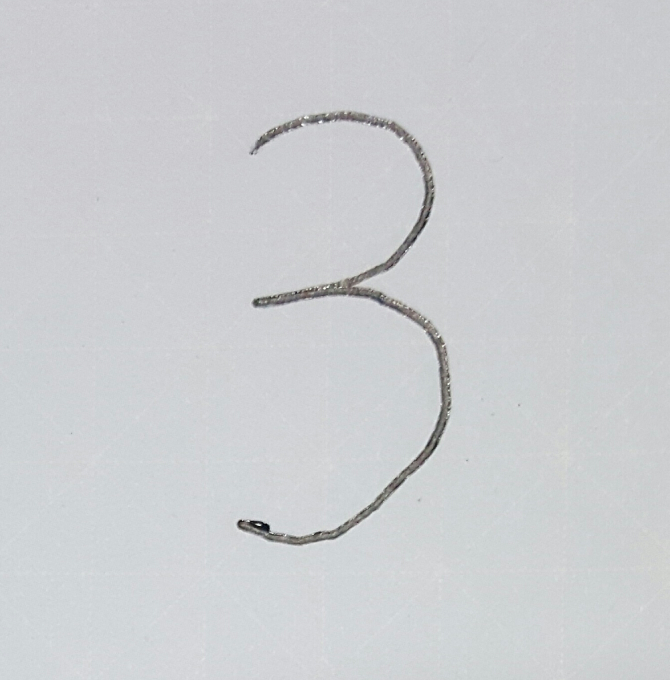
#> input picture samples/test_digit.png, 1339 x 1360 px (shown at 1/2 size)
$ python -i segmentation.py   (imports and definitions only)
#> lines starting #> are read from the running program, lines starting #| are printed output that depends on the picture; after the words box and inside, x2 and y2 are one past the last pixel; in counts of white or black regions, pixels touching at a corner belong together
### src/preprocessing.py
from pathlib import Path

import cv2
import numpy as np
from PIL import Image, UnidentifiedImageError
from torchvision import transforms


IMAGE_SIZE = 28
PADDING = 4


def _load_grayscale(image_path):
    image_path = Path(image_path)
    if not image_path.exists():
        raise FileNotFoundError(f"Image file not found: {image_path}")

    try:
        image = Image.open(image_path)
        if image.mode in ("RGBA", "LA"):
            background = Image.new("RGBA", image.size, (255, 255, 255, 255))
            image = Image.alpha_composite(background, image.convert("RGBA"))
        return np.array(image.convert("L"))
    except UnidentifiedImageError as exc:
        raise ValueError(f"Unsupported or invalid image file: {image_path}") from exc


def _background_is_light(gray_image):
    border_pixels = np.concatenate(
        [
            gray_image[0, :],
            gray_image[-1, :],
            gray_image[:, 0],
            gray_image[:, -1],
        ]
    )
    return border_pixels.mean() > 127


def _make_foreground_light(gray_image):
    if _background_is_light(gray_image):
        return 255 - gray_image
    return gray_image


def _binarize(gray_image):
    blurred = cv2.GaussianBlur(gray_image, (3, 3), 0)
    _, binary = cv2.threshold(
        blurred,
        0,
        255,
        cv2.THRESH_BINARY + cv2.THRESH_OTSU,
    )
    return binary


def _crop_to_content(binary_image):
    points = cv2.findNonZero(binary_image)
    if points is None:
        return binary_image

    x, y, width, height = cv2.boundingRect(points)
    return binary_image[y : y + height, x : x + width]


def _normalize_digit_strokes(binary_image):
    kernel = cv2.getStructuringElement(cv2.MORPH_ELLIPSE, (2, 2))
    normalized = cv2.morphologyEx(binary_image, cv2.MORPH_CLOSE, kernel)

    foreground_ratio = float(np.count_nonzero(normalized)) / normalized.size
    if foreground_ratio < 0.18:
        normalized = cv2.dilate(normalized, kernel, iterations=1)

    return _crop_to_content(normalized)


def _resize_and_center(binary_image, image_size=IMAGE_SIZE, padding=PADDING):
    height, width = binary_image.shape
    inner_size = image_size - 2 * padding

    scale = min(inner_size / width, inner_size / height)
    new_width = max(1, int(round(width * scale)))
    new_height = max(1, int(round(height * scale)))

    interpolation = cv2.INTER_AREA if scale < 1 else cv2.INTER_LINEAR
    resized = cv2.resize(binary_image, (new_width, new_height), interpolation=interpolation)

    canvas = np.zeros((image_size, image_size), dtype=np.uint8)
    top = (image_size - new_height) // 2
    left = (image_size - new_width) // 2
    canvas[top : top + new_height, left : left + new_width] = resized

    return canvas


def digit_array_to_tensor(image_array):
    image = Image.fromarray(image_array.astype(np.uint8))
    return transforms.ToTensor()(image).unsqueeze(0)


# [4 lines left out: function preprocess_digit_array, not called in this run]


def preprocess_digit_array_from_gray(gray_image):
    foreground_light = _make_foreground_light(gray_image)
    binary_image = _binarize(foreground_light)
    cropped_image = _normalize_digit_strokes(_crop_to_content(binary_image))
    return _resize_and_center(cropped_image)


def preprocess_digit_image(image_path):
    centered_image = preprocess_digit_array(image_path)
    return digit_array_to_tensor(centered_image)


# [6 lines left out: function save_processed_digit, not called in this run]

### src/segmentation.py
from dataclasses import dataclass
from pathlib import Path

import cv2
import numpy as np
from PIL import Image

from preprocessing import (
    _background_is_light,
    _crop_to_content,
    _load_grayscale,
    _resize_and_center,
    digit_array_to_tensor,
    preprocess_digit_array_from_gray,
)


@dataclass(frozen=True)
class DigitSegment:
    index: int
    bbox: tuple[int, int, int, int]
    image_array: np.ndarray
    kind: str = "digit"


@dataclass(frozen=True)
class _SymbolBox:
    bbox: tuple[int, int, int, int]
    area: float
    kind: str

    @property
    def x(self):
        return self.bbox[0]

    @property
    def y(self):
        return self.bbox[1]

    @property
    def width(self):
        return self.bbox[2]

    @property
    def height(self):
        return self.bbox[3]

    @property
    def center_y(self):
        return self.y + self.height / 2

    @property
    def center_x(self):
        return self.x + self.width / 2


def _padded_bbox(x, y, width, height, image_width, image_height):
    padding = max(3, int(round(max(width, height) * 0.22)))
    left = max(0, x - padding)
    top = max(0, y - padding)
    right = min(image_width, x + width + padding)
    bottom = min(image_height, y + height + padding)
    return left, top, right - left, bottom - top


def _find_raw_boxes(binary_image):
    contours, _ = cv2.findContours(
        binary_image,
        cv2.RETR_EXTERNAL,
        cv2.CHAIN_APPROX_SIMPLE,
    )

    image_height, image_width = binary_image.shape
    boxes = []

    for contour in contours:
        x, y, width, height = cv2.boundingRect(contour)
        area = cv2.contourArea(contour)
        if area < 10 or width < 3 or height < 3:
            continue
        if width > image_width * 0.8 and height > image_height * 0.8:
            continue
        boxes.append((x, y, width, height, area))

    return boxes


def _estimate_digit_height(raw_boxes, image_height):
    likely_digit_heights = [
        height
        for _, _, width, height, area in raw_boxes
        if height >= image_height * 0.04 and width >= 6 and area >= 30
    ]
    if not likely_digit_heights:
        likely_digit_heights = [height for _, _, _, height, _ in raw_boxes]
    if not likely_digit_heights:
        return 0
    return float(np.median(likely_digit_heights))


def _classify_boxes(raw_boxes, image_width, image_height):
    digit_height = _estimate_digit_height(raw_boxes, image_height)
    if digit_height <= 0:
        return []

    symbols = []
    for x, y, width, height, area in raw_boxes:
        padded_bbox = _padded_bbox(x, y, width, height, image_width, image_height)
        is_digit = height >= digit_height * 0.45 and width >= 4
        is_dot = (
            height <= digit_height * 0.35
            and width <= digit_height * 0.35
            and area >= 12
        )

        if is_digit:
            symbols.append(_SymbolBox(padded_bbox, area, "digit"))
        elif is_dot:
            symbols.append(_SymbolBox(padded_bbox, area, "dot"))

    return symbols


def _group_digit_boxes_by_line(digit_boxes):
    if not digit_boxes:
        return []

    median_height = float(np.median([box.height for box in digit_boxes]))
    line_tolerance = max(10, median_height * 0.65)
    lines = []

    for box in sorted(digit_boxes, key=lambda item: item.center_y):
        matching_line = None
        for line in lines:
            line_center = np.mean([item.center_y for item in line])
            if abs(box.center_y - line_center) <= line_tolerance:
                matching_line = line
                break

        if matching_line is None:
            lines.append([box])
        else:
            matching_line.append(box)

    return sorted(lines, key=lambda line: np.mean([item.center_y for item in line]))


def _dot_belongs_to_line(dot_box, line):
    min_x = min(box.x for box in line)
    max_x = max(box.x + box.width for box in line)
    min_y = min(box.y for box in line)
    max_y = max(box.y + box.height for box in line)
    median_height = float(np.median([box.height for box in line]))

    within_y = min_y - median_height * 0.25 <= dot_box.center_y <= max_y + median_height * 0.25
    within_x = min_x - median_height * 0.5 <= dot_box.x <= max_x + median_height * 0.5
    return within_x and within_y


def _decimal_dots_for_line(dot_boxes, line):
    line = sorted(line, key=lambda item: item.x)
    median_height = float(np.median([box.height for box in line]))
    line_top = min(box.y for box in line)
    line_bottom = max(box.y + box.height for box in line)
    lower_half_start = line_top + (line_bottom - line_top) * 0.45

    decimal_dots = []
    for previous_digit, next_digit in zip(line, line[1:]):
        digit_gap = next_digit.x - (previous_digit.x + previous_digit.width)
        center_gap = (next_digit.x + next_digit.width / 2) - (
            previous_digit.x + previous_digit.width / 2
        )
        if digit_gap > median_height * 0.45 or center_gap > median_height * 1.2:
            continue

        previous_center_x = previous_digit.x + previous_digit.width / 2
        next_center_x = next_digit.x + next_digit.width / 2
        candidates = [
            dot
            for dot in dot_boxes
            if _dot_belongs_to_line(dot, line)
            and previous_center_x < dot.x + dot.width / 2 < next_center_x
            and dot.center_y >= lower_half_start
        ]
        if candidates:
            decimal_dots.append(max(candidates, key=lambda dot: dot.area))

    return decimal_dots


def _sort_symbols_reading_order(symbols):
    digit_boxes = [symbol for symbol in symbols if symbol.kind == "digit"]
    dot_boxes = [symbol for symbol in symbols if symbol.kind == "dot"]
    lines = _group_digit_boxes_by_line(digit_boxes)

    ordered_symbols = []
    for line in lines:
        line_symbols = list(line)
        line_symbols.extend(_decimal_dots_for_line(dot_boxes, line))
        ordered_symbols.extend(sorted(line_symbols, key=lambda item: item.center_x))

    return ordered_symbols


def _binarize_for_segmentation(gray_image):
    blurred = cv2.GaussianBlur(gray_image, (3, 3), 0)
    threshold_type = cv2.THRESH_BINARY_INV if _background_is_light(gray_image) else cv2.THRESH_BINARY
    binary_image = cv2.adaptiveThreshold(
        blurred,
        255,
        cv2.ADAPTIVE_THRESH_GAUSSIAN_C,
        threshold_type,
        51,
        11,
    )
    kernel = cv2.getStructuringElement(cv2.MORPH_RECT, (2, 2))
    return cv2.morphologyEx(binary_image, cv2.MORPH_OPEN, kernel)


def _find_symbol_boxes(binary_image):
    image_height, image_width = binary_image.shape
    raw_boxes = _find_raw_boxes(binary_image)
    symbols = _classify_boxes(raw_boxes, image_width, image_height)
    return _sort_symbols_reading_order(symbols)


def segment_symbols(image_path):
    image_path = Path(image_path)
    gray_image = _load_grayscale(image_path)
#> in _load_grayscale, image is the input picture: PIL image 1339x1360 RGB; mean R, G, B 203.6, 205.5, 208.6
    binary_image = _binarize_for_segmentation(gray_image)
#> in _background_is_light, `border_pixels = np.concatenate( [ gray_image[0, :], gray_image[-1, :],..`: border_pixels = 5398 values, max 219 at index 1714, min 196 at index 4255, mean 206.2
#> in _binarize_for_segmentation, `threshold_type = cv2.THRESH_BINARY_INV if _background_is_light(gray_im..`: threshold_type = 1
#> in _binarize_for_segmentation, `binary_image = cv2.adaptiveThreshold( blurred, 255, cv2.ADAPTIVE_THRES..`:
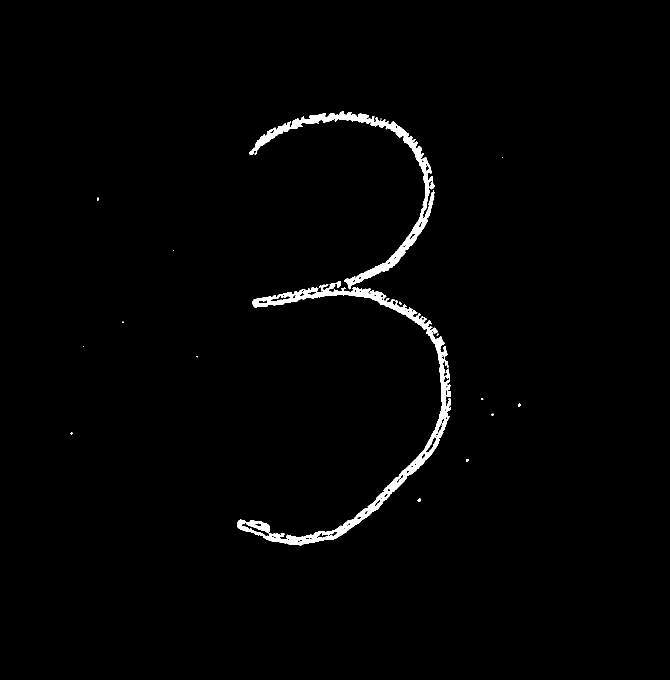
#> binary_image: shape (1360, 1339) (shown at 1/2 size); 1.4% white; 19 white regions (13 under 20 px), largest, box (x1, y1, x2, y2) and area: (474, 562, 902, 1091) 15831, (498, 223, 869, 579) 10021, (835, 997, 841, 1004) 32, (1036, 807, 1041, 814) 27, (798, 603, 803, 609) 21, (932, 918, 937, 923) 21
#> in _binarize_for_segmentation, `return cv2.morphologyEx(binary_image, cv2.MORPH_OPEN, kernel)`:
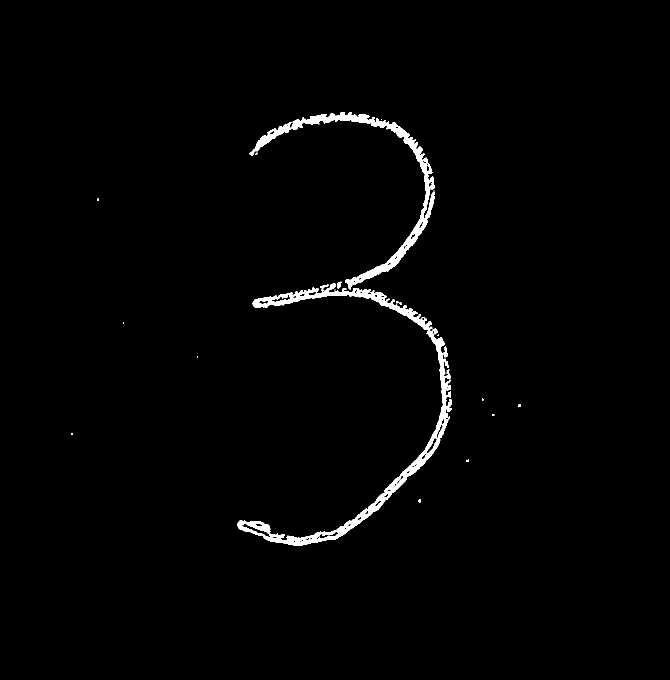
#> returned value: shape (1360, 1339) (shown at 1/2 size); 1.4% white; 20 white regions (11 under 20 px)

    segments = []
    for index, symbol in enumerate(_find_symbol_boxes(binary_image)):
#> in _find_symbol_boxes, `image_height, image_width = binary_image.shape`: image_height = 1360; image_width = 1339
#> in _find_raw_boxes, `contours, _ = cv2.findContours( binary_image, cv2.RETR_EXTERNAL, cv2.C..`: contours = 20 contours, 15 with area under 20; largest, box (x1, y1, x2, y2) and area: (475, 567, 903, 1092) 15910, (499, 224, 870, 579) 9358, (674, 563, 683, 577) 68, (640, 569, 657, 583) 65, (836, 998, 842, 1005) 23
#> in _find_raw_boxes, `image_height, image_width = binary_image.shape`: image_height = 1360; image_width = 1339
#> in _find_symbol_boxes, `raw_boxes = _find_raw_boxes(binary_image)`: raw_boxes = [(836, 998, 6, 7, 23), (933, 919, 5, 5, 13), (1037, 808, 5, 6, 17.5), (799, 605, 5, 5, 12.5), (792, 602, 5, 5, 12.5), (640, 569, 17, 14, 65), (475, 567, 428, 525, 15910.5), (674, 563, 9, 14, 67.5), (499, 224, 371, 355, 9357.5)]
#> in _estimate_digit_height, `likely_digit_heights = [ height for _, _, width, height, area in raw_b..`: likely_digit_heights = [525, 355]
#> in _classify_boxes, `digit_height = _estimate_digit_height(raw_boxes, image_height)`: digit_height = 440
#> in _padded_bbox, `padding = max(3, int(round(max(width, height) * 0.22)))`: padding = 3
#> in _padded_bbox, `left = max(0, x - padding)`: left = 833
#> in _padded_bbox, `top = max(0, y - padding)`: top = 995
#> in _padded_bbox, `right = min(image_width, x + width + padding)`: right = 845
#> in _padded_bbox, `bottom = min(image_height, y + height + padding)`: bottom = 1008
#> in _find_symbol_boxes, `symbols = _classify_boxes(raw_boxes, image_width, image_height)`: symbols = 9 items
#> in _sort_symbols_reading_order, `digit_boxes = [symbol for symbol in symbols if symbol.kind == "digit"]`: digit_boxes = 2 items
#> in _sort_symbols_reading_order, `dot_boxes = [symbol for symbol in symbols if symbol.kind == "dot"]`: dot_boxes = 7 items
#> in _group_digit_boxes_by_line, `median_height = float(np.median([box.height for box in digit_boxes]))`: median_height = 638
#> in _group_digit_boxes_by_line, `line_tolerance = max(10, median_height * 0.65)`: line_tolerance = 414.7
#> in _sort_symbols_reading_order, `lines = _group_digit_boxes_by_line(digit_boxes)`: lines = 2 items
#> in _decimal_dots_for_line, `line = sorted(line, key=lambda item: item.x)`: line = 1 item
#> in _decimal_dots_for_line, `median_height = float(np.median([box.height for box in line]))`: median_height = 519
#> in _decimal_dots_for_line, `line_top = min(box.y for box in line)`: line_top = 142
#> in _decimal_dots_for_line, `line_bottom = max(box.y + box.height for box in line)`: line_bottom = 661
#> in _decimal_dots_for_line, `lower_half_start = line_top + (line_bottom - line_top) * 0.45`: lower_half_start = 375.6
        x, y, width, height = symbol.bbox
        if symbol.kind == "digit":
            gray_crop = gray_image[y : y + height, x : x + width]
            centered = preprocess_digit_array_from_gray(gray_crop)
        else:
            crop = _crop_to_content(binary_image[y : y + height, x : x + width])
            centered = _resize_and_center(crop)
        segments.append(
            DigitSegment(
                index=index,
                bbox=symbol.bbox,
                image_array=centered,
                kind=symbol.kind,
            )
        )
#> this loop made 2 passes
#> pass 1, in segment_symbols, `gray_crop = gray_image[y : y + height, x : x + width]`:
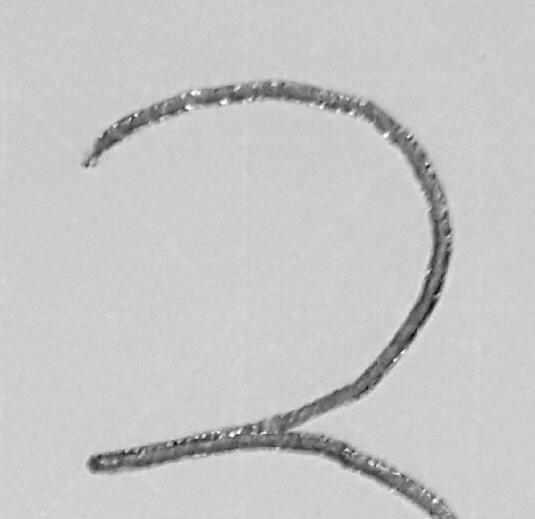
#> gray_crop: shape (519, 535); min 6, max 255, mean 198.1
#> pass 1, in preprocess_digit_array_from_gray, `foreground_light = _make_foreground_light(gray_image)`:
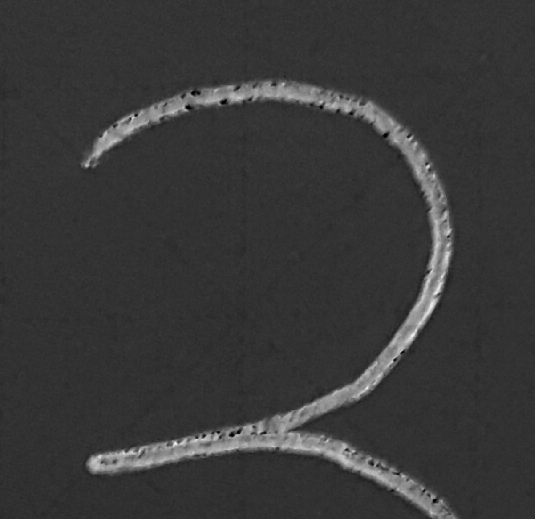
#> foreground_light: shape (519, 535); min 0, max 249, mean 56.9
#> pass 1, in _binarize, `_, binary = cv2.threshold( blurred, 0, 255, cv2.THRESH_BINARY + cv2.TH..`:
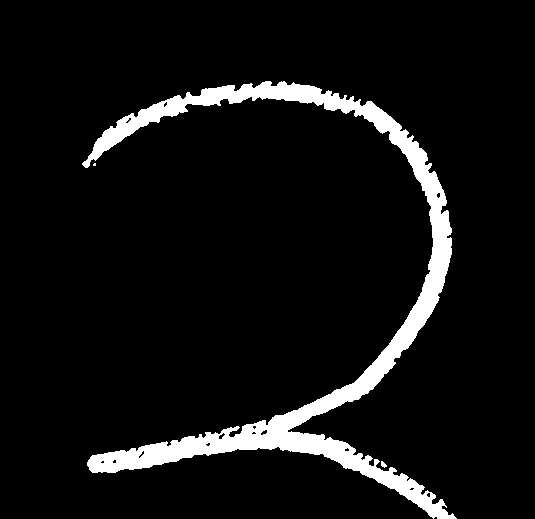
#> binary: shape (519, 535); 6.9% white; 3 white regions (1 under 20 px), largest, box (x1, y1, x2, y2) and area: (82, 81, 457, 519) 19229, (381, 461, 387, 468) 26
#> after the loop:
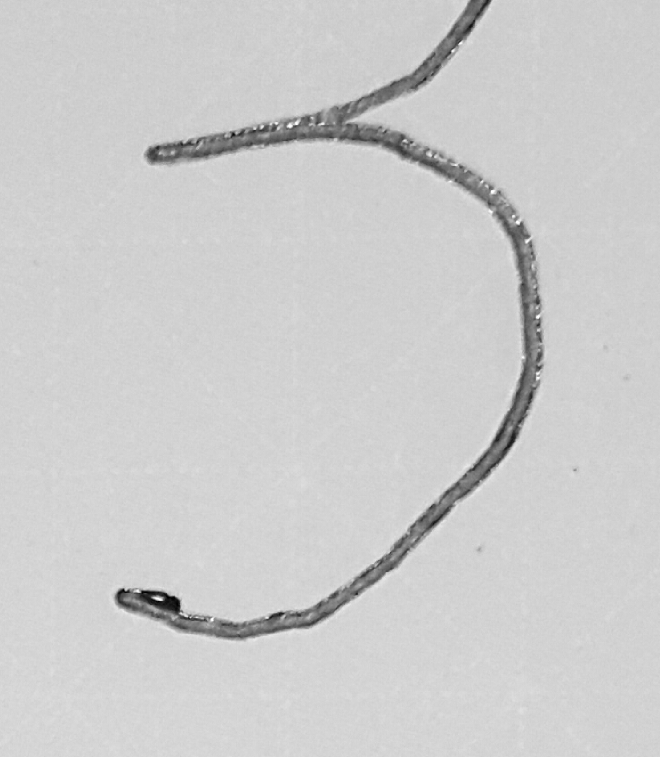
#> gray_crop: shape (757, 660); min 0, max 255, mean 203.9
#> after the loop, segments = 2 items

    return segments


def segment_digit_arrays(image_path):
    return [segment for segment in segment_symbols(image_path) if segment.kind == "digit"]


def segment_digit_tensors(image_path):
    return [digit_array_to_tensor(segment.image_array) for segment in segment_digit_arrays(image_path)]


def save_segments(image_path, output_dir):
    output_dir = Path(output_dir)
    output_dir.mkdir(parents=True, exist_ok=True)

    saved_paths = []
    for segment in segment_symbols(image_path):
        output_path = output_dir / f"segment_{segment.index + 1:03}_{segment.kind}.png"
        Image.fromarray(segment.image_array).save(output_path)
        saved_paths.append(output_path)

    return saved_paths

>>> result = segment_symbols('../samples/test_digit.png')
#> result = 2 items
